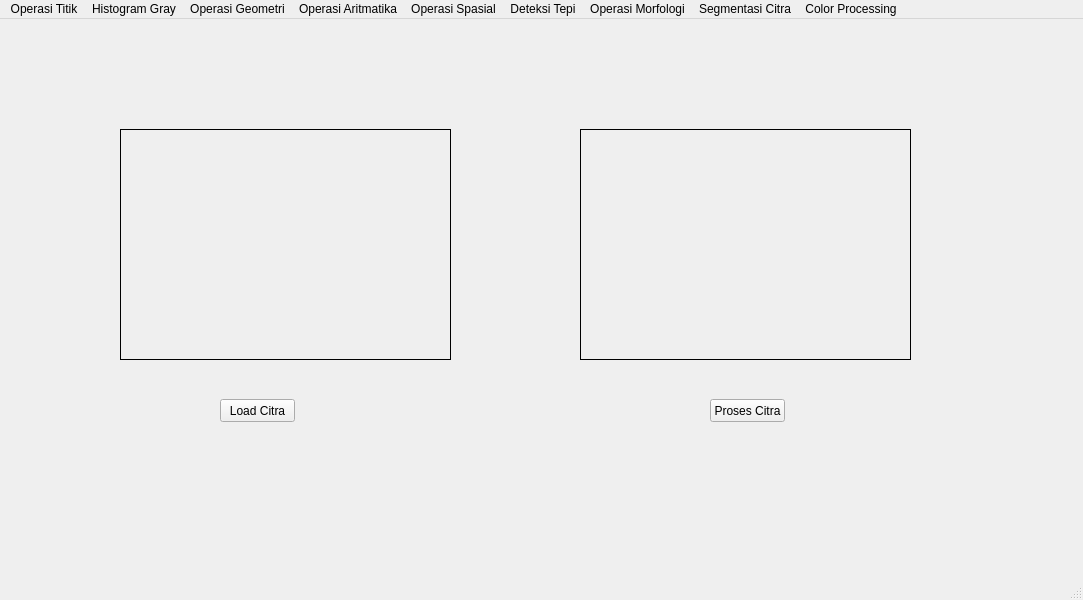
<?xml version="1.0" encoding="UTF-8"?>
<ui version="4.0">
 <class>MainWindow</class>
 <widget class="QMainWindow" name="MainWindow">
  <property name="geometry">
   <rect>
    <x>0</x>
    <y>0</y>
    <width>1083</width>
    <height>600</height>
   </rect>
  </property>
  <property name="windowTitle">
   <string>MainWindow</string>
  </property>
  <widget class="QWidget" name="centralwidget">
   <widget class="QPushButton" name="button_loadCitra">
    <property name="geometry">
     <rect>
      <x>220</x>
      <y>380</y>
      <width>75</width>
      <height>23</height>
     </rect>
    </property>
    <property name="text">
     <string>Load Citra</string>
    </property>
   </widget>
   <widget class="QLabel" name="label">
    <property name="geometry">
     <rect>
      <x>120</x>
      <y>110</y>
      <width>331</width>
      <height>231</height>
     </rect>
    </property>
    <property name="frameShape">
     <enum>QFrame::Shape::Box</enum>
    </property>
    <property name="text">
     <string/>
    </property>
   </widget>
   <widget class="QLabel" name="label_2">
    <property name="geometry">
     <rect>
      <x>580</x>
      <y>110</y>
      <width>331</width>
      <height>231</height>
     </rect>
    </property>
    <property name="frameShape">
     <enum>QFrame::Shape::Box</enum>
    </property>
    <property name="text">
     <string/>
    </property>
   </widget>
   <widget class="QPushButton" name="button_prosesCitra">
    <property name="geometry">
     <rect>
      <x>710</x>
      <y>380</y>
      <width>75</width>
      <height>23</height>
     </rect>
    </property>
    <property name="text">
     <string>Proses Citra</string>
    </property>
   </widget>
  </widget>
  <widget class="QMenuBar" name="menubar">
   <property name="geometry">
    <rect>
     <x>0</x>
     <y>0</y>
     <width>1083</width>
     <height>33</height>
    </rect>
   </property>
   <widget class="QMenu" name="menuOperasi_Titik">
    <property name="title">
     <string>Operasi Titik</string>
    </property>
    <addaction name="actionOperasi_Pencerahan"/>
    <addaction name="actionSimple_Contrast"/>
    <addaction name="actionContrast_Stretching"/>
    <addaction name="actionNegative_Image"/>
    <addaction name="actionBiner_Image"/>
   </widget>
   <widget class="QMenu" name="menuHistogram_Gray">
    <property name="title">
     <string>Histogram Gray</string>
    </property>
    <addaction name="actionHistogram_Gray"/>
    <addaction name="actionHistogram_RGB"/>
    <addaction name="actionHistogram_Equal"/>
   </widget>
   <widget class="QMenu" name="menuOperasi_Geometri">
    <property name="title">
     <string>Operasi Geometri</string>
    </property>
    <widget class="QMenu" name="menuRotasi">
     <property name="title">
      <string>Rotasi</string>
     </property>
     <addaction name="action90_Derajat"/>
     <addaction name="action45_Derajat"/>
     <addaction name="action180_Derajat"/>
     <addaction name="action_45_Derajat"/>
     <addaction name="action_90_Derajat"/>
    </widget>
    <widget class="QMenu" name="menuResize">
     <property name="title">
      <string>Resize</string>
     </property>
     <addaction name="actionZoom_In"/>
     <addaction name="actionZoom_Out"/>
     <addaction name="actionDimensi"/>
    </widget>
    <addaction name="actionTranslasi"/>
    <addaction name="menuRotasi"/>
    <addaction name="menuResize"/>
    <addaction name="actionCrop"/>
   </widget>
   <widget class="QMenu" name="menuOperasi_Aritmatika">
    <property name="title">
     <string>Operasi Aritmatika</string>
    </property>
    <widget class="QMenu" name="menuBoolean">
     <property name="title">
      <string>Boolean</string>
     </property>
     <addaction name="actionAnd"/>
     <addaction name="actionOr"/>
     <addaction name="actionNot"/>
     <addaction name="actionXor"/>
    </widget>
    <widget class="QMenu" name="menuAritmatika">
     <property name="title">
      <string>Aritmatika</string>
     </property>
     <addaction name="actionAdd"/>
     <addaction name="actionSubtract"/>
    </widget>
    <addaction name="menuAritmatika"/>
    <addaction name="menuBoolean"/>
   </widget>
   <widget class="QMenu" name="menuOperasi_Spasial">
    <property name="title">
     <string>Operasi Spasial</string>
    </property>
    <widget class="QMenu" name="menuImage_Sharpening">
     <property name="title">
      <string>Image Sharpening</string>
     </property>
     <addaction name="actioni"/>
     <addaction name="actionii"/>
     <addaction name="actioniii"/>
     <addaction name="actioniv"/>
     <addaction name="actionv"/>
     <addaction name="actionvi"/>
    </widget>
    <addaction name="actionKonvolusi_2D"/>
    <addaction name="actionMean_Filter"/>
    <addaction name="actionGauss_Filter"/>
    <addaction name="menuImage_Sharpening"/>
    <addaction name="actionMedian_Filter"/>
    <addaction name="actionMax_Filter"/>
    <addaction name="actionMin_Filter"/>
   </widget>
   <widget class="QMenu" name="menuDeteksi_Tepi">
    <property name="title">
     <string>Deteksi Tepi</string>
    </property>
    <addaction name="actionSobel"/>
    <addaction name="actionCanny"/>
   </widget>
   <widget class="QMenu" name="menuOperasi_Morfologi">
    <property name="title">
     <string>Operasi Morfologi</string>
    </property>
    <widget class="QMenu" name="menuMorfologi">
     <property name="title">
      <string>Morfologi</string>
     </property>
     <addaction name="actionDilasi"/>
     <addaction name="actionErosi"/>
     <addaction name="actionOpening"/>
     <addaction name="actionClosing"/>
    </widget>
    <addaction name="menuMorfologi"/>
   </widget>
   <widget class="QMenu" name="menuSegmentasi_Citra">
    <property name="title">
     <string>Segmentasi Citra</string>
    </property>
    <widget class="QMenu" name="menuLocal_Thresholding">
     <property name="title">
      <string>Local Thresholding</string>
     </property>
     <addaction name="actionBinary"/>
     <addaction name="actionBinary_Invers"/>
     <addaction name="actionTrunc"/>
     <addaction name="actionTo_Zero"/>
     <addaction name="actionTo_Zero_Invers"/>
    </widget>
    <widget class="QMenu" name="menuAdaptive_Thresholding">
     <property name="title">
      <string>Adaptive Thresholding</string>
     </property>
     <addaction name="actionMean_Thresholding"/>
     <addaction name="actionGaussian_Thresholding"/>
     <addaction name="actionOtsu_Thresholding"/>
    </widget>
    <addaction name="menuLocal_Thresholding"/>
    <addaction name="menuAdaptive_Thresholding"/>
    <addaction name="actionContour_Image"/>
   </widget>
   <widget class="QMenu" name="menuColor_Processing">
    <property name="title">
     <string>Color Processing</string>
    </property>
    <addaction name="actionColor_Tracking"/>
    <addaction name="actionColor_Picker"/>
    <addaction name="actionObject_Detection"/>
   </widget>
   <addaction name="menuOperasi_Titik"/>
   <addaction name="menuHistogram_Gray"/>
   <addaction name="menuOperasi_Geometri"/>
   <addaction name="menuOperasi_Aritmatika"/>
   <addaction name="menuOperasi_Spasial"/>
   <addaction name="menuDeteksi_Tepi"/>
   <addaction name="menuOperasi_Morfologi"/>
   <addaction name="menuSegmentasi_Citra"/>
   <addaction name="menuColor_Processing"/>
  </widget>
  <widget class="QStatusBar" name="statusbar"/>
  <action name="actionOperasi_Pencerahan">
   <property name="text">
    <string>Operasi Pencerahan</string>
   </property>
  </action>
  <action name="actionSimple_Contrast">
   <property name="text">
    <string>Simple Contrast</string>
   </property>
  </action>
  <action name="actionContrast_Stretching">
   <property name="text">
    <string>Contrast Stretching</string>
   </property>
  </action>
  <action name="actionNegative_Image">
   <property name="text">
    <string>Negative Image</string>
   </property>
  </action>
  <action name="actionOperasi_Biner">
   <property name="text">
    <string>Operasi Biner</string>
   </property>
  </action>
  <action name="actionOperasi_Biner_2">
   <property name="text">
    <string>Operasi Biner</string>
   </property>
  </action>
  <action name="actionBiner_Image">
   <property name="text">
    <string>Biner Image</string>
   </property>
  </action>
  <action name="actionGray_Histogram">
   <property name="text">
    <string>Gray Histogram</string>
   </property>
  </action>
  <action name="actionGray_Histogram_2">
   <property name="text">
    <string>Gray Histogram</string>
   </property>
  </action>
  <action name="actionHistogram_Gray">
   <property name="text">
    <string>Histogram Gray</string>
   </property>
  </action>
  <action name="actionHistogram_RGB">
   <property name="text">
    <string>Histogram RGB</string>
   </property>
  </action>
  <action name="actionHistogram_Equal">
   <property name="text">
    <string>Histogram Equal</string>
   </property>
  </action>
  <action name="actionTranslasi">
   <property name="text">
    <string>Translasi</string>
   </property>
  </action>
  <action name="action90_Derajat">
   <property name="text">
    <string>90 Derajat</string>
   </property>
  </action>
  <action name="action45_Derajat">
   <property name="text">
    <string>45 Derajat</string>
   </property>
  </action>
  <action name="action180_Derajat">
   <property name="text">
    <string>180 Derajat</string>
   </property>
  </action>
  <action name="action_45_Derajat">
   <property name="text">
    <string>-45 Derajat</string>
   </property>
  </action>
  <action name="action_90_Derajat">
   <property name="text">
    <string>-90 Derajat</string>
   </property>
  </action>
  <action name="actionZoom_In">
   <property name="text">
    <string>Zoom In</string>
   </property>
  </action>
  <action name="actionZoom_Out">
   <property name="text">
    <string>Zoom Out</string>
   </property>
  </action>
  <action name="actionDimensi">
   <property name="text">
    <string>Dimensi</string>
   </property>
  </action>
  <action name="actionCrop">
   <property name="text">
    <string>Crop</string>
   </property>
  </action>
  <action name="actionAnd">
   <property name="text">
    <string>And</string>
   </property>
  </action>
  <action name="actionOr">
   <property name="text">
    <string>Or</string>
   </property>
  </action>
  <action name="actionNot">
   <property name="text">
    <string>Not</string>
   </property>
  </action>
  <action name="actionXor">
   <property name="text">
    <string>Xor</string>
   </property>
  </action>
  <action name="actionAdd">
   <property name="text">
    <string>Add</string>
   </property>
  </action>
  <action name="actionSubtract">
   <property name="text">
    <string>Subtract</string>
   </property>
  </action>
  <action name="actionKonvolusi_2D">
   <property name="text">
    <string>Konvolusi 2D</string>
   </property>
  </action>
  <action name="actionMean_Filter">
   <property name="text">
    <string>Mean Filter</string>
   </property>
  </action>
  <action name="actionGauss_Filter">
   <property name="text">
    <string>Gauss Filter</string>
   </property>
  </action>
  <action name="actioni">
   <property name="text">
    <string>i</string>
   </property>
  </action>
  <action name="actionii">
   <property name="text">
    <string>ii</string>
   </property>
  </action>
  <action name="actioniii">
   <property name="text">
    <string>iii</string>
   </property>
  </action>
  <action name="actioniv">
   <property name="text">
    <string>iv</string>
   </property>
  </action>
  <action name="actionv">
   <property name="text">
    <string>v</string>
   </property>
  </action>
  <action name="actionvi">
   <property name="text">
    <string>vi</string>
   </property>
  </action>
  <action name="actionMedian_Filter">
   <property name="text">
    <string>Median Filter</string>
   </property>
  </action>
  <action name="actionMax_Filter">
   <property name="text">
    <string>Max Filter</string>
   </property>
  </action>
  <action name="actionMin_Filter">
   <property name="text">
    <string>Min Filter</string>
   </property>
  </action>
  <action name="actionSobel">
   <property name="text">
    <string>Sobel</string>
   </property>
  </action>
  <action name="actionCanny">
   <property name="text">
    <string>Canny</string>
   </property>
  </action>
  <action name="actionDilasi">
   <property name="text">
    <string>Dilasi</string>
   </property>
  </action>
  <action name="actionErosi">
   <property name="text">
    <string>Erosi</string>
   </property>
  </action>
  <action name="actionOpening">
   <property name="text">
    <string>Opening</string>
   </property>
  </action>
  <action name="actionClosing">
   <property name="text">
    <string>Closing</string>
   </property>
  </action>
  <action name="actionBinary">
   <property name="text">
    <string>Binary</string>
   </property>
  </action>
  <action name="actionBinary_Invers">
   <property name="text">
    <string>Binary Invers</string>
   </property>
  </action>
  <action name="actionTrunc">
   <property name="text">
    <string>Trunc</string>
   </property>
  </action>
  <action name="actionTo_Zero">
   <property name="text">
    <string>To Zero</string>
   </property>
  </action>
  <action name="actionTo_Zero_Invers">
   <property name="text">
    <string>To Zero Invers</string>
   </property>
  </action>
  <action name="actionMean_Thresholding">
   <property name="text">
    <string>Mean Thresholding</string>
   </property>
  </action>
  <action name="actionGaussian_Thresholding">
   <property name="text">
    <string>Gaussian Thresholding</string>
   </property>
  </action>
  <action name="actionOtsu_Thresholding">
   <property name="text">
    <string>Otsu Thresholding</string>
   </property>
  </action>
  <action name="actionContour_Image">
   <property name="text">
    <string>Contour Image</string>
   </property>
  </action>
  <action name="actionColor_Tracking">
   <property name="text">
    <string>Color Tracking</string>
   </property>
  </action>
  <action name="actionColor_Picker">
   <property name="text">
    <string>Color Picker</string>
   </property>
  </action>
  <action name="actionObject_Detection">
   <property name="text">
    <string>Object Detection</string>
   </property>
  </action>
 </widget>
 <resources/>
 <connections/>
</ui>
